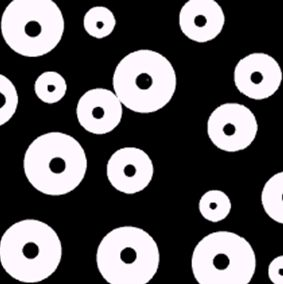
#> input picture 16oct/img3.jpg, 283 x 284 px
$ python first.py
#> lines starting #> are read from the running program, lines starting #| are printed output that depends on the picture; after the words box and inside, x2 and y2 are one past the last pixel; in counts of white or black regions, pixels touching at a corner belong together
import cv2
import numpy as np
import copy

def threshold(image):
    for i in range(image.shape[0]):
        for j in range(image.shape[1]):
            if image[i][j]>126:
                image[i][j]=255
            else:
                image[i][j]=0
    return image

def erode(image):

    movements=[[0,0],[1,0],[0,1],[1,1],[-1,0],[0,-1],[-1,-1],[-1,1],[1,-1]]

    nimage=copy.deepcopy(image)
    rows=image.shape[0]
    cols=image.shape[1]
    for i in range(rows):
        for j in range(cols):
            flag=1

            for k in range(8):
                imagex=i+movements[k][0]
                imagey=j+movements[k][1]

                if (imagey<cols and imagey>=0) and (imagex<rows and imagex>=0):
                    if image[imagex][imagey]==0:
                        flag=0
                        break

            nimage[i][j]=flag*255

    return nimage


def dilate(image):
    movements = [[0, 0], [1, 0], [0, 1], [1, 1], [-1, 0], [0, -1], [-1, -1], [-1, 1], [1, -1]]

    nimage = copy.deepcopy(image)
    rows = image.shape[0]
    cols = image.shape[1]
    for i in range(rows):
        for j in range(cols):
            flag = 0

            for k in range(8):
                imagex = i + movements[k][0]
                imagey = j + movements[k][1]

                if (imagey < cols and imagey >= 0) and (imagex < rows and imagex >= 0):
                    if image[imagex][imagey] == 255:
                        flag = 1
                        break

            nimage[i][j] = flag * 255

    return nimage

def bounds(dilated, eroded):
    result = dilated[:]

    rows=dilated.shape[0]
    cols=dilated.shape[1]
    for i in range(rows):
        for j in range(cols):
            result[i][j] = max(0, dilated[i][j] - eroded[i][j])
    return result

img=cv2.imread("img3.jpg",0)
#> img: shape (284, 283); min 0, max 255, mean 89.4
img=threshold(img)
#> after the loop in threshold, `for i in range(image.shape[0]):`:
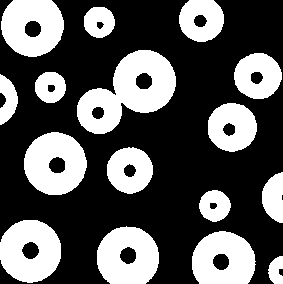
#> image: shape (284, 283); 35.5% white; 16 white regions, largest, box (x1, y1, x2, y2) and area: (77, 50, 176, 134) 4406, (24, 132, 87, 195) 2884, (0, 220, 61, 283) 2853

cv2.imshow("original",img)
#
newimage=erode(img)
#> after the loop in erode, `for i in range(rows):`:
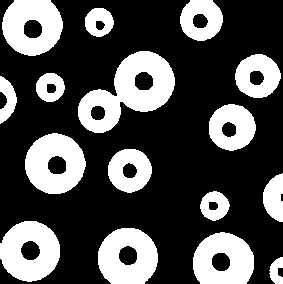
#> nimage: shape (284, 283); 31.3% white; 16 white regions, largest, box (x1, y1, x2, y2) and area: (78, 51, 175, 133) 3915, (25, 133, 86, 194) 2591, (0, 221, 60, 282) 2576
cv2.imshow("eroded",newimage)
# cv2.imshow('cv2Erosion', img_erosion)
# cv2.waitKey(0)
# cv2.destroyAllWindows()

dilimage=dilate(img)
#> after the loop in dilate, `for i in range(rows):`:
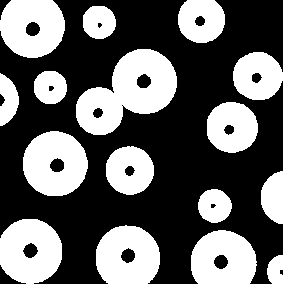
#> nimage: shape (284, 283); 39.6% white; 16 white regions, largest, box (x1, y1, x2, y2) and area: (76, 49, 177, 135) 4887, (23, 131, 88, 196) 3176, (0, 219, 62, 284) 3126
cv2.imshow("dilated",dilimage)
# cv2.imshow('cv2dilation', img_dilation)


openingImage=dilate(erode(img))
#> in dilate (call 2), `movements = [[0, 0], [1, 0], [0, 1], [1, 1], [-1, 0], [0, -1], [-1, -1..`: movements = [[0, 0], [1, 0], [0, 1], [1, 1], [-1, 0], [0, -1], [-1, -1], [-1, 1], [1, -1]]
#> after the loop in dilate (call 2), `for i in range(rows):`:
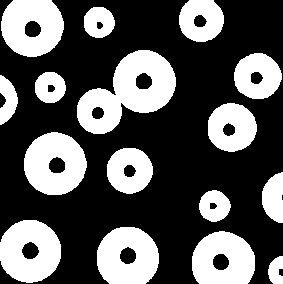
#> nimage: shape (284, 283); 35.5% white; 16 white regions, largest, box (x1, y1, x2, y2) and area: (77, 50, 176, 134) 4405, (24, 132, 87, 195) 2883, (0, 220, 61, 283) 2853
cv2.imshow("opening",openingImage)


er_image=erode(img)
dil_image=dilate(img)

boundaryimage=bounds(img,er_image)
#> after the loop in bounds, `for i in range(rows):`:
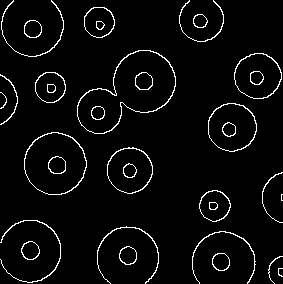
#> result: shape (284, 283); 4.1% white in thin lines or dots
cv2.imshow("boundary",boundaryimage)
cv2.waitKey(0)
cv2.destroyAllWindows()

$ run again, with 16oct/img2.jpg copied over 16oct/img3.jpg
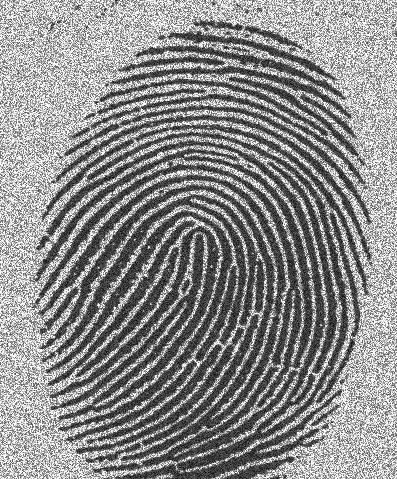
#> input picture 16oct/img2.jpg, 397 x 479 px
#> img is the input picture: shape (479, 397); min 0, max 255, mean 138.8
#> after the loop in dilate, `for i in range(rows):`:
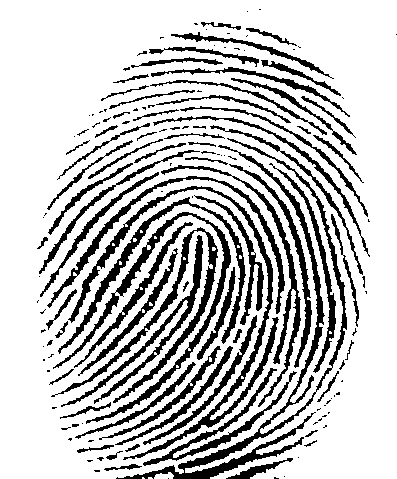
#> nimage: shape (479, 397); 77.1% white; 154 black regions (80 under 20 px), largest, box (x1, y1, x2, y2) and area: (116, 138, 347, 479) 5000, (68, 186, 279, 460) 3438, (53, 212, 231, 424) 2673
#> after the loop in bounds, `for i in range(rows):`:
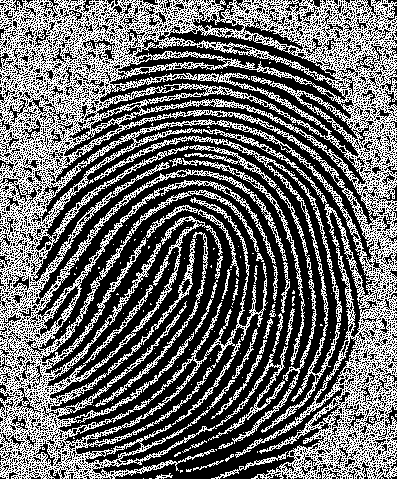
#> result: shape (479, 397); 40.8% white in thin lines or dots
